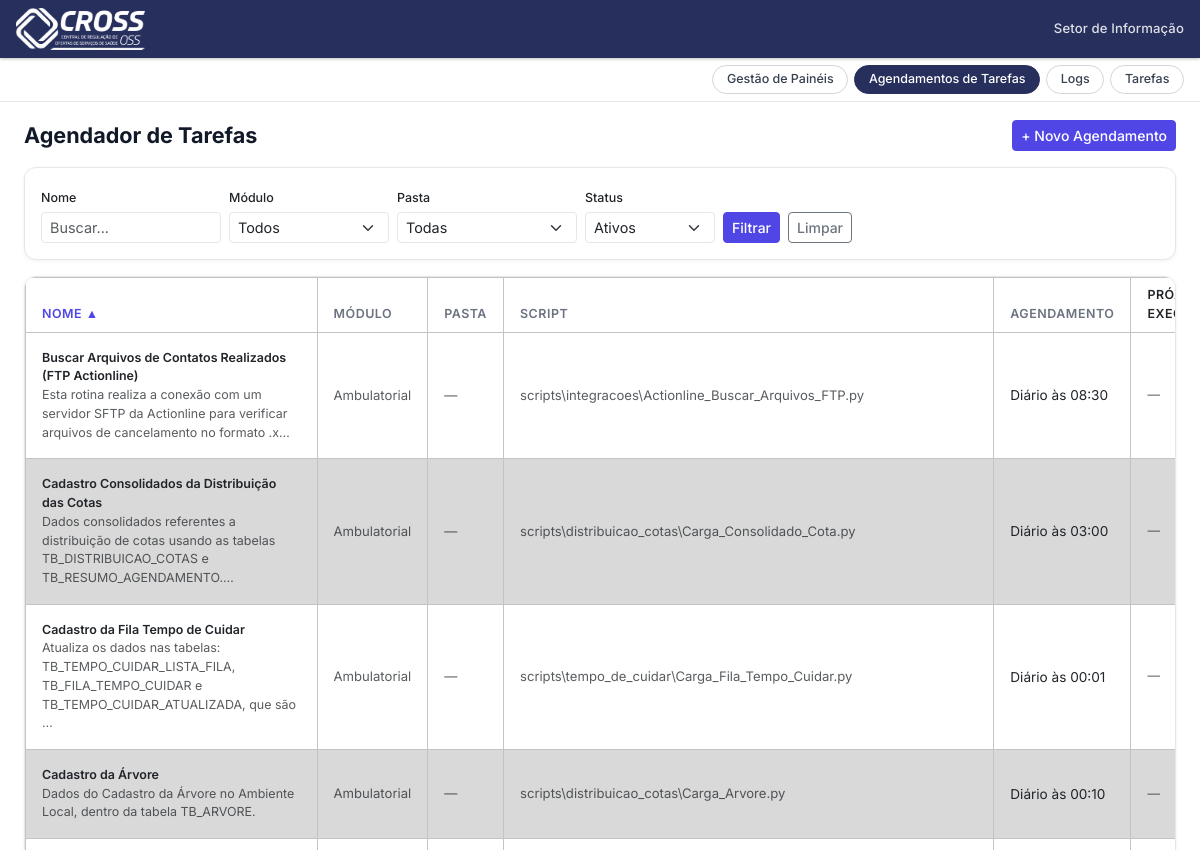
/agendador/ (upper part), run on an earlier commit of the app's database.
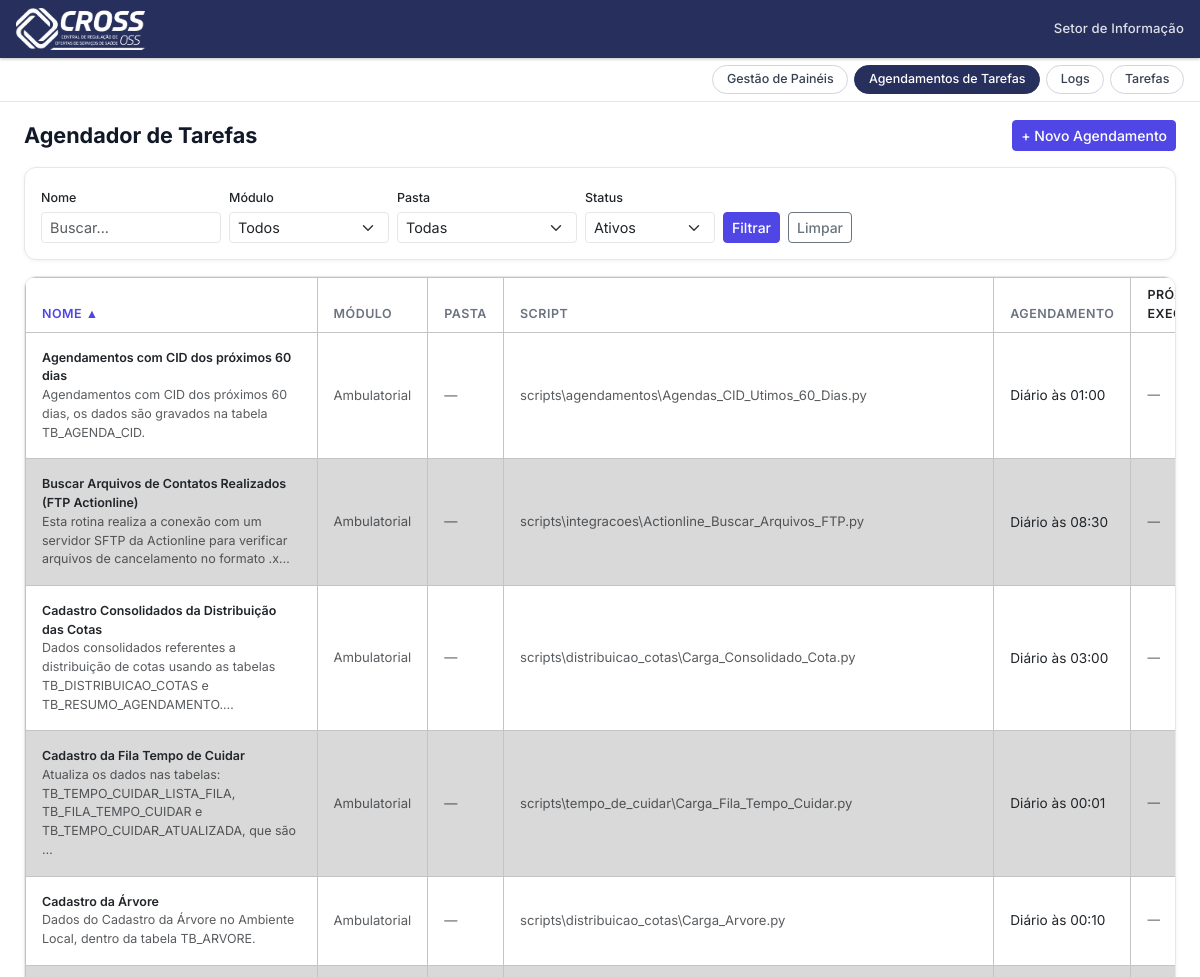
And on a later commit of the database.
### agendador/models.py (models this page shows, shortened)
class TarefaAgendada(models.Model):
    TIPO_CHOICES = [
        ('diario',     'Diário'),
        ('dias_uteis', 'Dias Úteis'),
        ('uma_vez',    'Uma Vez'),
        ('semanal',    'Semanal'),
        ('mensal',     'Mensal'),
        ('intervalo',  'Por Intervalo'),
    ]
    MODULO_CHOICES = [
        ('',                 '— Selecione —'),
        ('ambulatorial',     'Ambulatorial'),
        ('urgencia',         'Urgência'),
        ('leitos_aih',       'Leitos AIH'),
        ('leitos',           'Leitos'),
        ('pre_hospitalar',   'Pré-Hospitalar'),
        ('indicadores',      'Indicadores'),
        ('agendamentos',     'Agendamentos'),
        ('naep',             'NAEP'),
        ('nucleo_oncologia', 'Núcleo de Oncologia'),
        ('oncologia',        'Oncologia'),
    ]
    nome = models.CharField(max_length=200)
    descricao = models.TextField(blank=True)
    modulo = models.CharField(max_length=20, choices=MODULO_CHOICES, blank=True)
    caminho_script = models.CharField(max_length=500)
    argumentos = models.CharField(max_length=500, blank=True)
    tipo_agendamento = models.CharField(max_length=20, choices=TIPO_CHOICES, default='diario')
    horario = models.TimeField(null=True, blank=True)
    data_inicio = models.DateField(null=True, blank=True)
    intervalo_minutos = models.PositiveIntegerField(null=True, blank=True)
    dias_semana = models.CharField(max_length=30, blank=True, default='')   # 'mon,wed,fri'
    repetir_semanas = models.PositiveIntegerField(default=1)
    dias_mes = models.CharField(max_length=100, blank=True, default='')     # '1,15'
    meses_execucao = models.CharField(max_length=50, blank=True, default='*')  # '1,6,12' ou '*'
    observacoes = models.TextField(blank=True)
    ativa = models.BooleanField(default=True)
    criada_em = models.DateTimeField(auto_now_add=True)
    atualizada_em = models.DateTimeField(auto_now=True)
    ultima_execucao = models.DateTimeField(null=True, blank=True)
    class Meta:
        ordering = ['-criada_em']
        verbose_name = 'Tarefa Agendada'
        verbose_name_plural = 'Tarefas Agendadas'
    @property
    def pasta(self):
        from pathlib import Path
        partes = Path(self.caminho_script).parts if self.caminho_script else []
        return partes[1] if len(partes) >= 2 else '—'
    @property
    def nome_script(self):
        from pathlib import Path
        return Path(self.caminho_script).name if self.caminho_script else '—'
    def descricao_agendamento(self):
        h = self.horario.strftime('%H:%M') if self.horario else '—'
        tipo = self.tipo_agendamento
        if tipo == 'diario':
            return f'Diário às {h}'

### agendador/views.py (the view)
# urls.py: path('', views.lista_agendadas, name='lista_agendadas'),
def lista_agendadas(request):
    from .forms import _pasta_choices
    filtro_nome   = request.GET.get('nome', '').strip()
    filtro_modulo = request.GET.get('modulo', '').strip()
    filtro_pasta  = request.GET.get('pasta', '').strip()
    filtro_status = request.GET.get('status', 'ativo')  # padrão: apenas ativos
    ordem    = request.GET.get('ordem', 'nome')
    direcao  = request.GET.get('dir', 'asc')
    campo_db = COLUNAS_ORDEM.get(ordem, 'nome')
    prefixo  = '-' if direcao == 'desc' else ''
    qs = TarefaAgendada.objects.all()
    if filtro_nome:
        qs = qs.filter(nome__icontains=filtro_nome)
    if filtro_modulo:
        qs = qs.filter(modulo=filtro_modulo)
    if filtro_pasta:
        qs = qs.filter(caminho_script__icontains=filtro_pasta)
    if filtro_status == 'ativo':
        qs = qs.filter(ativa=True)
    elif filtro_status == 'inativo':
        qs = qs.filter(ativa=False)
    tarefas = list(qs.order_by(f'{prefixo}{campo_db}'))
    _proximas(tarefas)
    colunas = [
        ('nome',            'Nome',             '18%'),
        ('modulo',          'Módulo',            '8%'),
        ('pasta',           'Pasta',             '9%'),
        ('script',          'Script',            '10%'),
        ('agendamento',     'Agendamento',       '11%'),
        ('',                'Próxima execução',  '9%'),
        ('ultima_execucao', 'Última execução',   '9%'),
        ('status',          'Status',            '6%'),
        ('',                'Ações',             '200px'),
    ]
    return render(request, 'agendador/lista.html', {
        'tarefas':       tarefas,
        'ordem':         ordem,
        'direcao':       direcao,
        'colunas':       colunas,
        'filtro_nome':   filtro_nome,
        'filtro_modulo': filtro_modulo,
        'filtro_pasta':  filtro_pasta,
        'filtro_status': filtro_status,
        'modulo_choices': TarefaAgendada.MODULO_CHOICES[1:],
        'pasta_choices':  _pasta_choices()[1:],
    })

### agendador/forms.py (called while the page is built)
def _pasta_choices():
    scripts_dir = settings.BASE_DIR / 'scripts'
    if not scripts_dir.exists():
        return [('', '— Selecione a pasta —')]
    pastas = sorted(p.name for p in scripts_dir.iterdir() if p.is_dir() and not p.name.startswith('.'))
    return [('', '— Selecione a pasta —')] + [(p, p) for p in pastas]

### agendador/scheduler.py (called while the page is built)
def proxima_execucao(tarefa_id):
    job = scheduler.get_job(f'tarefa_{tarefa_id}')
    return job.next_run_time if job else None

### agendador/views.py (called while the page is built)
def _proximas(tarefas):
    for t in tarefas:
        t.proxima_execucao = sched.proxima_execucao(t.pk) if t.ativa else None
    return tarefas

### agendador/templates/agendador/lista.html (shortened to what the changed rows need)
{% extends 'base.html' %}
{% load static %}
{% block container_style %}max-width:98%;{% endblock %}
{% block content %}
<div class="d-flex justify-content-between align-items-center mb-3">
    <h2 class="mb-0">Agendador de Tarefas</h2>
</div>
{% if tarefas %}
<div class="card p-0" style="overflow-x:auto;">
    <table class="table table-hover mb-0" style="font-size:.875rem; width:100%;">
        <thead style="background:#f3f4f6; font-size:.8rem; color: var(--cor-texto-suave); text-transform:uppercase; letter-spacing:.04em;">
            <tr>
                {% for col, label, w in colunas %}
                <th class="px-3 py-2 fw-semibold" style="width:{{ w }};">
                    {% if col %}
                        {% with f="nome="|add:filtro_nome|add:"&modulo="|add:filtro_modulo|add:"&pasta="|add:filtro_pasta|add:"&status="|add:filtro_status %}
                        {% if ordem == col %}
                            {% if direcao == 'asc' %}
                                <a href="?{{ f }}&ordem={{ col }}&dir=desc" class="col-sort col-sort-ativo">{{ label }} ▲</a>
                            {% else %}
                                <a href="?{{ f }}&ordem={{ col }}&dir=asc" class="col-sort col-sort-ativo">{{ label }} ▼</a>
                            {% endif %}
                        {% else %}
                            <a href="?{{ f }}&ordem={{ col }}&dir=asc" class="col-sort">{{ label }}</a>
                        {% endif %}
                        {% endwith %}
                    {% else %}
                        {{ label }}
                    {% endif %}
                </th>
                {% endfor %}
            </tr>
        </thead>
        <tbody>
        {% for t in tarefas %}
        <tr style="vertical-align:middle;">
            <td class="px-3 py-3 fw-semibold">
                {{ t.nome }}
                {% if t.descricao %}
                <div class="text-muted fw-normal" style="font-size:.78rem;">{{ t.descricao|truncatechars:120 }}</div>
                {% endif %}
            </td>
            <td class="px-3 py-3 text-muted" style="font-size:.82rem;">
                {{ t.get_modulo_display|default:"—" }}
            </td>
            <td class="px-3 py-3 text-muted" style="font-size:.82rem;">
                {{ t.pasta }}
            </td>
            <td class="px-3 py-3 text-muted" style="font-size:.82rem;">
                {{ t.nome_script }}
            </td>
            <td class="px-3 py-3" style="font-size:.85rem;">
                {{ t.descricao_agendamento }}
            </td>
            <td class="px-3 py-3 text-muted">
                {% if t.proxima_execucao %}
                    {{ t.proxima_execucao|date:"d/m/Y H:i" }}
                {% else %}—{% endif %}
            </td>
        </tr>
        {% endfor %}
        </tbody>
    </table>
</div>
{% endif %}
{% endblock %}

What changed in the data, as far as the page shows it:
added TarefaAgendada: nome "Agendamentos com CID dos próximos 60 dias", descricao "Agendamentos com CID dos próximos 60 dias, os dados são gravados na tabela TB_AGENDA_CID.", modulo "Ambulatorial", pasta "—", nome_script "scripts\\agendamentos\\Agendas_CID_Utimos_60_Dias.py", descricao_agendamento "Diário às 01:00"
